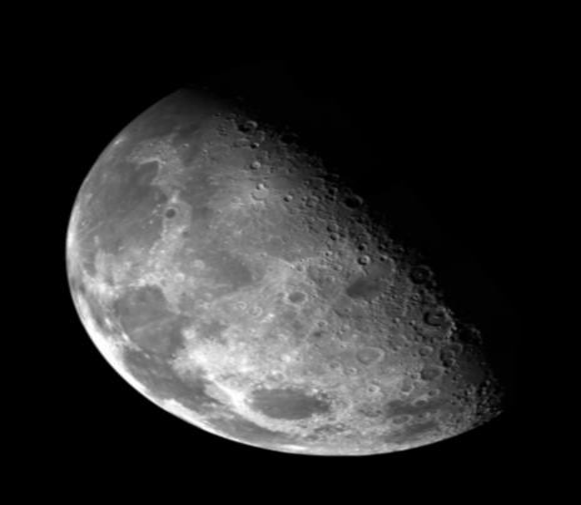
#> input picture images/moon.png, 581 x 505 px, found by its file name
$ python thresholding_image.py
#> lines starting #> are read from the running program, lines starting #| are printed output that depends on the picture; after the words box and inside, x2 and y2 are one past the last pixel; in counts of white or black regions, pixels touching at a corner belong together
import cv2 as cv
import matplotlib.pyplot as plt

def imgThreshold(img, threshold):
    return img > threshold

def showImgThreshold():
    fig = plt.figure(figsize=(12, 6))
    ax1, ax2 = fig.subplots(1, 2)

    im1 = cv.imread('./images/moon.png', 0)
#> im1 is the input picture: shape (505, 581); min 0, max 255, mean 42.6
    ax1.imshow(im1, cmap = 'gray')
    ax1.set_title('Original image')

    im2 = imgThreshold(im1, 117.0)
#> in imgThreshold, `return img > threshold`:
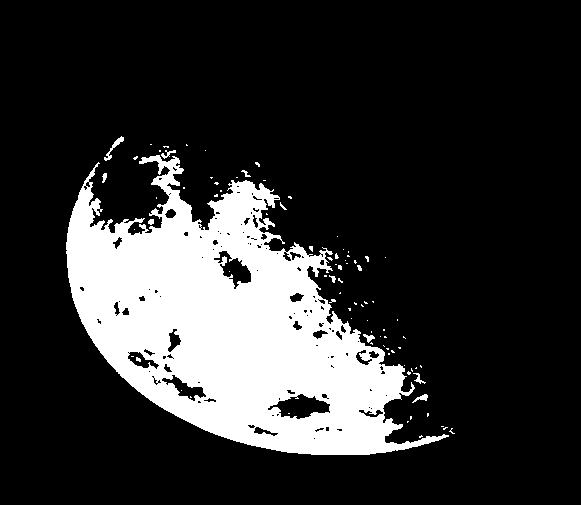
#> returned value: shape (505, 581) bool; 19.3% white; 85 white regions (74 under 20 px), largest, box (x1, y1, x2, y2) and area: (66, 155, 449, 455) 55681, (104, 136, 124, 161) 112, (412, 394, 428, 403) 60
    ax2.imshow(im2, cmap = 'gray')
    ax2.set_title('Thresholding image')

    plt.show()
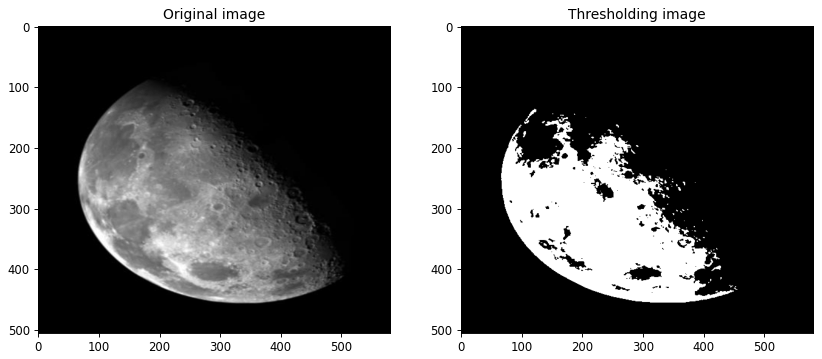
#> figure drawn by matplotlib, 2 panels

if __name__ == '__main__':
    showImgThreshold()
